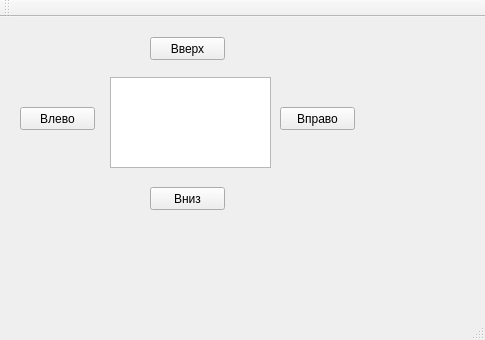
<?xml version="1.0" encoding="UTF-8"?>
<ui version="4.0">
 <class>MainWindow</class>
 <widget class="QMainWindow" name="MainWindow">
  <property name="geometry">
   <rect>
    <x>0</x>
    <y>0</y>
    <width>485</width>
    <height>340</height>
   </rect>
  </property>
  <property name="windowTitle">
   <string>MainWindow</string>
  </property>
  <widget class="QWidget" name="centralWidget">
   <widget class="QTextEdit" name="textEdit">
    <property name="geometry">
     <rect>
      <x>110</x>
      <y>60</y>
      <width>161</width>
      <height>91</height>
     </rect>
    </property>
   </widget>
   <widget class="QPushButton" name="leftButton">
    <property name="geometry">
     <rect>
      <x>20</x>
      <y>90</y>
      <width>75</width>
      <height>23</height>
     </rect>
    </property>
    <property name="text">
     <string>Влево</string>
    </property>
   </widget>
   <widget class="QPushButton" name="upButton">
    <property name="geometry">
     <rect>
      <x>150</x>
      <y>20</y>
      <width>75</width>
      <height>23</height>
     </rect>
    </property>
    <property name="text">
     <string>Вверх</string>
    </property>
   </widget>
   <widget class="QPushButton" name="rightButton">
    <property name="geometry">
     <rect>
      <x>280</x>
      <y>90</y>
      <width>75</width>
      <height>23</height>
     </rect>
    </property>
    <property name="text">
     <string>Вправо</string>
    </property>
   </widget>
   <widget class="QPushButton" name="downButton">
    <property name="geometry">
     <rect>
      <x>150</x>
      <y>170</y>
      <width>75</width>
      <height>23</height>
     </rect>
    </property>
    <property name="text">
     <string>Вниз</string>
    </property>
   </widget>
  </widget>
  <widget class="QMenuBar" name="menuBar">
   <property name="geometry">
    <rect>
     <x>0</x>
     <y>0</y>
     <width>485</width>
     <height>21</height>
    </rect>
   </property>
  </widget>
  <widget class="QToolBar" name="mainToolBar">
   <attribute name="toolBarArea">
    <enum>TopToolBarArea</enum>
   </attribute>
   <attribute name="toolBarBreak">
    <bool>false</bool>
   </attribute>
  </widget>
  <widget class="QStatusBar" name="statusBar"/>
 </widget>
 <layoutdefault spacing="6" margin="11"/>
 <resources/>
 <connections/>
</ui>
